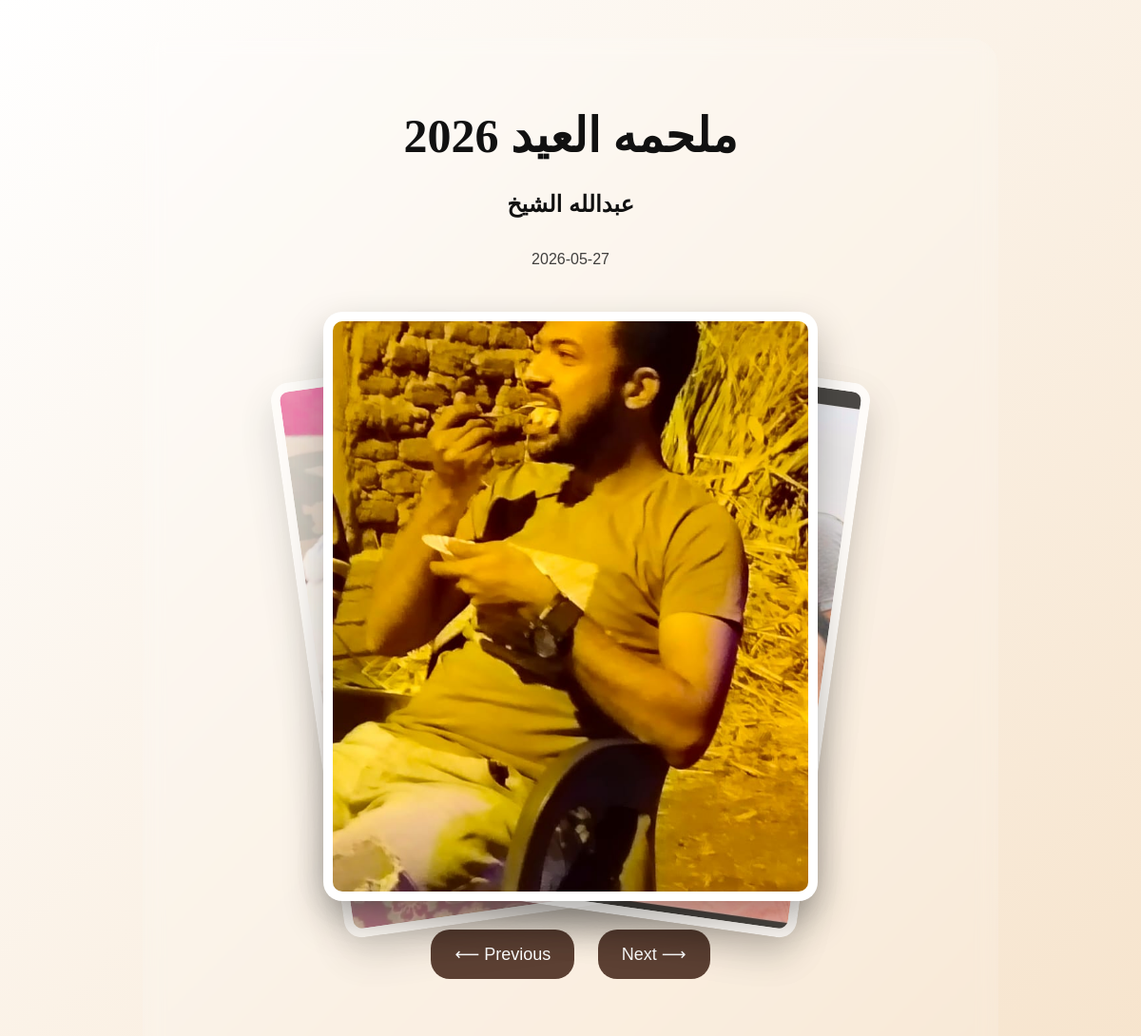
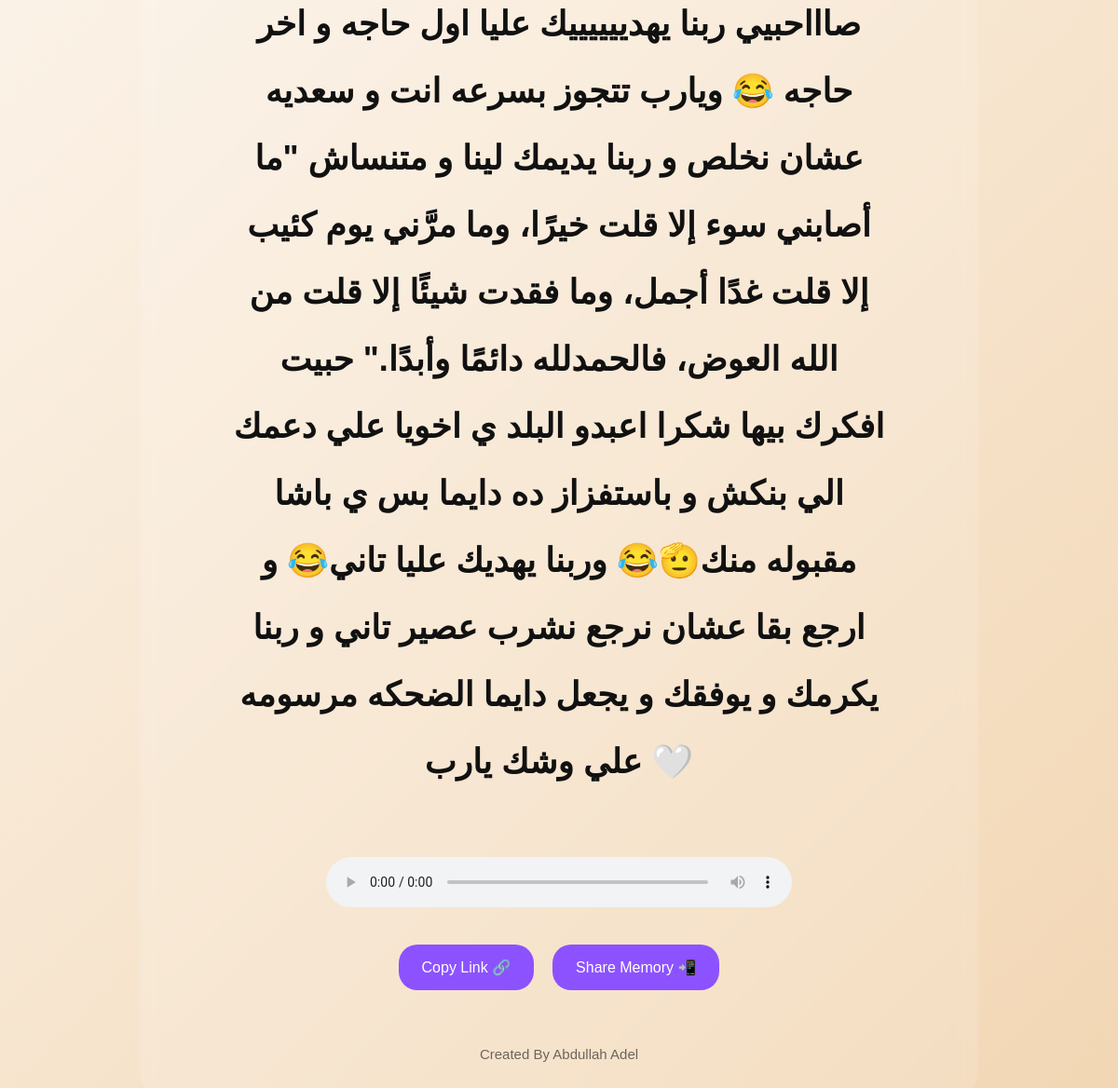
/m/1ca088d9d4, run on the app's committed database (2 pictures, top to bottom).
### app.py (models this page shows)
class Project(db.Model):
    id = db.Column(db.Integer, primary_key=True)
    user_id = db.Column(db.Integer)
    slug = db.Column(db.String(200), unique=True)
    title = db.Column(db.String(300))
    person_name = db.Column(db.String(200))
    caption = db.Column(db.Text)
    event_date = db.Column(db.String(100))
    theme = db.Column(db.String(100))
    image = db.Column(db.Text)
    music = db.Column(db.String(500))

### app.py (the view)
@app.route('/m/<slug>')
def view_project(slug):
    project = Project.query.filter_by(
        slug=slug
    ).first()
    if not project:
        return "Project Not Found"
    images = project.image.split(",")
    return render_template(
        'view_project.html',
        project=project,
        images=images
    )

### templates/view_project.html (shortened to what this page needs)
<!DOCTYPE html>
<html>
<head>
<link rel="stylesheet" href="{{ url_for('static', filename='style.css') }}">
</head>
<body class="{{ project.theme }}">
<div class="page">
<div class="memory-card">
<h1 class="memory-title">
{{ project.title }}
</h1>
<h2>
{{ project.person_name }}
</h2>
<p class="date">
{{ project.event_date }}
</p>
<div class="stack">
{% for image in images %}
<img
src="{{ url_for('static', filename='uploads/' + image) }}"
class="
{% if loop.index0 == 0 %}
card-active
{% elif loop.index0 == 1 %}
card-next
{% elif loop.index0 == 2 %}
card-prev
{% else %}
card-hidden
{% endif %}
"
>
{% endfor %}
</div>
<div class="controls">
<button onclick="prevCard()">
⟵ Previous
</button>
<button onclick="nextCard()">
Next ⟶
</button>
</div>
<p class="caption">
{{ project.caption }}
</p>
<audio controls autoplay>
<source
src="{{ url_for('static', filename='music/' + project.music) }}"
>
</audio>
<div class="share-buttons">
<button onclick="copyLink()">
Copy Link 🔗
</button>
<button onclick="toggleQR()">
Share Memory 📲
</button>
</div>
<div class="footer">
Created By Abdullah Adel
</div>
</div>
</div>
</body>
</html>

### static/style.css (style rules this page uses)
body { margin:0; padding:0; background:#0f0f0f; color:white; font-family:Arial; }

### templates/view_project.html (style rules this page uses)
body { margin:0; padding:0; font-family:Arial; overflow-x:hidden; }
.wedding { background: linear-gradient( 135deg, #ffffff, #f2d6b3 ); color:#111; }
.page { width:100%; display:flex; justify-content:center; padding:40px 20px; box-sizing:border-box; }
.memory-card { width:100%; max-width:900px; padding:40px; border-radius:30px; display:flex; flex-direction:column; align-items:center; background: rgba(255,255,255,0.15); backdrop-filter:blur(10px); box-sizing:border-box; }
.memory-title { font-size:50px; font-family:cursive; margin-bottom:10px; }
.stack { position:relative; width:500px; height:600px; margin-top:40px; display:flex; justify-content:center; align-items:center; perspective:2000px; }
.stack img { position:absolute; width:100%; height:100%; object-fit:cover; border-radius:20px; padding:10px; background:white; box-shadow: 0 20px 40px rgba(0,0,0,0.3); transition: transform 1s ease, opacity 1s ease; }
.card-active { z-index:5; transform: rotate(0deg) translateX(0) scale(1); opacity:1; }
.controls { margin-top:30px; }
.controls button { border:none; padding:15px 25px; border-radius:20px; font-size:18px; cursor:pointer; margin:10px; background:#5c4033; color:white; transition:0.3s; }
.caption { margin-top:40px; font-size:36px; font-weight:bold; line-height:2; max-width:700px; text-align:center; }
.date { margin-top:15px; opacity:0.8; }
audio { margin-top:30px; width:100%; max-width:500px; }
.share-buttons { margin-top:40px; display:flex; gap:20px; flex-wrap:wrap; justify-content:center; }
.share-buttons button { padding:15px 25px; border:none; border-radius:20px; cursor:pointer; font-size:16px; background:#8c52ff; color:white; }
.footer { margin-top:60px; opacity:0.6; font-size:15px; }

### data on the page
Project: title "ملحمه العيد 2026", person_name "عبدالله الشيخ", event_date "2026-05-27", caption "صاااحبيي ربنا يهدييييييك عليا اول حاجه و اخر حاجه 😂 ويارب تتجوز بسرعه انت و سعديه عشان نخلص و ربنا يديمك لينا و متنساش \"ما أصابني سوء إلا قلت خيرًا، وما مرَّني يوم كئيب إلا قلت غدًا أجمل، وما فقدت شيئًا إلا قلت من الله العوض، فالحمدلله دائمًا وأبدًا.\" حبيت افكرك بيها شكرا اعبدو البلد ي اخويا علي دعمك الي بنكش و باستفزاز ده دايما بس ي باشا مقبوله منك🫡😂 وربنا يهديك عليا تاني😂 و ارجع بقا عشان نرجع نشرب عصير تاني و ربنا يكرمك و يوفقك و يجعل دايما الضحكه مرسومه علي وشك يارب 🤍"
